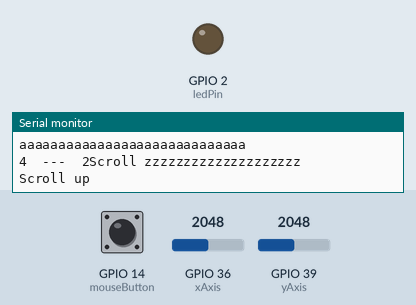
A sketch run on a simulated ESP32. Shown: output pins drawn as LEDs (lit = HIGH), the last lines printed to the serial monitor. Dashed ring = blinking. The test bench sets the inputs (shaded band); at power-on: GPIO 14 (mouseButton) HIGH, GPIO 36 (xAxis) = 2048, GPIO 39 (yAxis) = 2048. USB keyboard and mouse output is not drawn.

Above: at 1.2 s.
1.3 s: GPIO 14 (mouseButton) pulled LOW for 0.15 s
At 1.39 s:
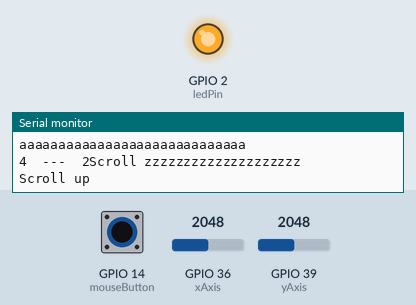
2.9 s: GPIO 14 (mouseButton) pulled LOW for 3.2 s
At 7.1 s:
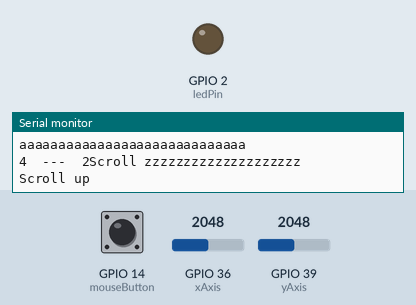
7.6 s: GPIO 14 (mouseButton) pulsed LOW 5 times (0.12 s each, 0.3 s apart)
At 7.7 s:
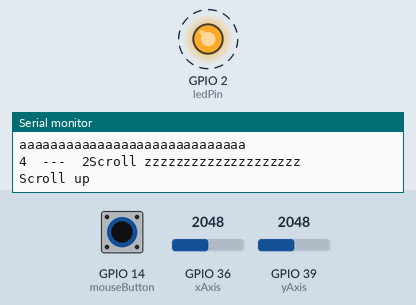
Timing chart, 0 to 10.6 s (numbered marks = the images above; inputs shaded):
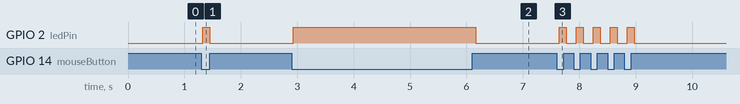

Measured:
- after the input at 1.3 s, GPIO 2 (ledPin): LOW → HIGH at once, → LOW 0.12 s later
- after the input at 2.9 s, GPIO 2 (ledPin): LOW → HIGH at once, → LOW 3.2 s later
- after the input at 7.6 s, GPIO 2 (ledPin): alternates HIGH for 0.12 s and LOW for 0.18 s, 10 changes in all, then stays LOW, starting at once

The sketch:

JoystickMouseControl_working.ino
```cpp
/**
   This example turns the ESP32 into a Bluetooth LE mouse that continuously moves the mouse.
*/
#include <BleMouse.h>

// set pin numbers for switch, joystick axes, and LED:
const int switchPin = 3;      // switch to turn on and off mouse control
const int mouseButton = 14;    // input pin for the mouse pushButton
const int xAxis = 36;         // joystick X axis
const int yAxis = 39;         // joystick Y axis
const int ledPin = 2;         // Mouse control LED
//const int A0 = 36;
//const int A1 = 35;


// parameters for reading the joystick:
int range = 12;               // output range of X or Y movement
int responseDelay = 50;        // response delay of the mouse, in ms
int threshold = range / 4;    // resting threshold
int center = range / 2;       // resting position value

bool mouseIsActive = true;    // whether or not to control the mouse
int lastSwitchState = LOW;        // previous switch state

BleMouse bleMouse;

void setup() {
  pinMode(switchPin, INPUT);       // the switch pin
  pinMode(ledPin, OUTPUT);         // the LED pin
  Serial.begin(115200);
  Serial.println("Starting BLE work!");
  bleMouse.begin();
}

void loop() {
  if (bleMouse.isConnected()) {

    unsigned long startTime;


    //  int switchState = digitalRead(switchPin);
    //  // if it's changed and it's high, toggle the mouse state:
    //  if (switchState != lastSwitchState) {
    //    if (switchState == HIGH) {
    //      mouseIsActive = !mouseIsActive;
    //      // turn on LED to indicate mouse state:
    //      digitalWrite(ledPin, mouseIsActive);
    //    }
    //  }
    //  // save switch state for next comparison:
    //  lastSwitchState = switchState;

    // read and scale the two axes:
    //  int xReading = readAxis(34);
    //  int yReading = readAxis(35);

    int xReading = (analogRead(xAxis) - 1800) / 50;
    int yReading = (analogRead(yAxis) - 1900) / 50;
    Serial.println(digitalRead(mouseButton));
    Serial.println("aaaaaaaaaaaaaaaaaaaaaaaaaaaaa");
    Serial.print(xReading);
    Serial.print("  ---  ");
    Serial.print(yReading);
    Serial.println("Scroll zzzzzzzzzzzzzzzzzzzz\n");


    Serial.println("Scroll up");
    startTime = millis();
    //    while(millis()<startTime+200) {
    //       if (mouseIsActive) {
    bleMouse.move(xReading, yReading);
    //      delay(50);
    //       }
    //    }


    //  if (bleMouse.isPressed(A0)){
    //  Serial.println("Scroll up---------------------------------------------------------------------------");
    //  Serial.println(bleMouse.isPressed(MOUSE_LEFT));
    //  }
    //  if (!bleMouse.isPressed(A1)){
    //  Serial.println("Scroll up---------------------------------------------------------------------------");
    //  Serial.println(bleMouse.isPressed(A1));
    //  }


    //  while(millis()<startTime+200) {
    //   if (digitalRead(mouseButton) == HIGH) {
    //      // if the mouse is not pressed, press it:
    //      if (!bleMouse.isPressed(36)) {
    //        bleMouse.press(MOUSE_LEFT);
    ////        delay(responseDelay);
    //      }
    //    }
    //    // else the mouse button is not pressed:
    //    else {
    //      // if the mouse is pressed, release it:
    //      if (bleMouse.isPressed(36)) {
    //        bleMouse.release(MOUSE_LEFT);
    ////        delay(responseDelay);
    //      }
    //    }
    //
    //  }


    //  while(millis()<startTime+200) {
    if (digitalRead(mouseButton) == LOW) {
//      delay(10);
      bleMouse.press(MOUSE_LEFT);
      delay(20);
//      bleMouse.release(MOUSE_LEFT);
      digitalWrite(ledPin, HIGH);


//      delay(50);
    }
    else {
      bleMouse.release(MOUSE_LEFT);
      digitalWrite(ledPin, LOW);
    }
    //  }


    delay(responseDelay);


    //    Serial.println("Scroll up");
    //    startTime = millis();
    //    while(millis()<startTime+2000) {
    //      bleMouse.move(0,0,1);
    //      delay(100);
    //    }
    //    delay(500);
    //
    //    Serial.println("Scroll down");
    //    startTime = millis();
    //    while(millis()<startTime+2000) {
    //      bleMouse.move(0,0,-1);
    //      delay(100);
    //    }
    //    delay(500);
    //
    //    Serial.println("Scroll left");
    //    startTime = millis();
    //    while(millis()<startTime+2000) {
    //      bleMouse.move(0,0,0,-1);
    //      delay(100);
    //    }
    //    delay(500);
    //
    //    Serial.println("Scroll right");
    //    startTime = millis();
    //    while(millis()<startTime+2000) {
    //      bleMouse.move(0,0,0,1);
    //      delay(100);
    //    }
    //    delay(500);
    //
    //    Serial.println("Move mouse pointer up");
    //    startTime = millis();
    //    while(millis()<startTime+2000) {
    //      bleMouse.move(0,-1);
    //      delay(100);
    //    }
    //    delay(500);
    //
    //    Serial.println("Move mouse pointer down");
    //    startTime = millis();
    //    while(millis()<startTime+2000) {
    //      bleMouse.move(0,1);
    //      delay(100);
    //    }
    //    delay(500);
    //
    //    Serial.println("Move mouse pointer left");
    //    startTime = millis();
    //    while(millis()<startTime+2000) {
    //      bleMouse.move(-1,0);
    //      delay(100);
    //    }
    //    delay(500);
    //
    //    Serial.println("Move mouse pointer right");
    //    startTime = millis();
    //    while(millis()<startTime+2000) {
    //      bleMouse.move(1,0);
    //      delay(100);
    //    }
    //    delay(500);

  }

}


int readAxis(int thisAxis) {
  // read the analog input:
  int reading = analogRead(thisAxis);

  // map the reading from the analog input range to the output range:
  reading = map(reading, 0, 1023, 0, range);

  // if the output reading is outside from the rest position threshold, use it:
  int distance = reading - center;

  if (abs(distance) < threshold) {
    distance = 0;
  }

  // return the distance for this axis:
  return distance;
}
```
